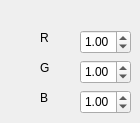
     <widget class="QWidget" name="especular">
      <attribute name="title">
       <string>Especular</string>
      </attribute>
      <widget class="QLabel" name="label_82">
       <property name="geometry">
        <rect>
         <x>40</x>
         <y>30</y>
         <width>21</width>
         <height>16</height>
        </rect>
       </property>
       <property name="text">
        <string>R</string>
       </property>
      </widget>
      <widget class="QLabel" name="label_83">
       <property name="geometry">
        <rect>
         <x>40</x>
         <y>60</y>
         <width>21</width>
         <height>16</height>
        </rect>
       </property>
       <property name="text">
        <string>G</string>
       </property>
      </widget>
      <widget class="QDoubleSpinBox" name="doubleSpinBox_35">
       <property name="geometry">
        <rect>
         <x>80</x>
         <y>30</y>
         <width>51</width>
         <height>24</height>
        </rect>
       </property>
       <property name="maximum">
        <double>255.000000000000000</double>
       </property>
       <property name="singleStep">
        <double>0.500000000000000</double>
       </property>
       <property name="value">
        <double>1.000000000000000</double>
       </property>
      </widget>
      <widget class="QDoubleSpinBox" name="doubleSpinBox_36">
       <property name="geometry">
        <rect>
         <x>80</x>
         <y>90</y>
         <width>51</width>
         <height>24</height>
        </rect>
       </property>
       <property name="maximum">
        <double>255.000000000000000</double>
       </property>
       <property name="singleStep">
        <double>0.500000000000000</double>
       </property>
       <property name="value">
        <double>1.000000000000000</double>
       </property>
      </widget>
      <widget class="QLabel" name="label_84">
       <property name="geometry">
        <rect>
         <x>40</x>
         <y>90</y>
         <width>16</width>
         <height>16</height>
        </rect>
       </property>
       <property name="text">
        <string>B</string>
       </property>
      </widget>
      <widget class="QDoubleSpinBox" name="doubleSpinBox_37">
       <property name="geometry">
        <rect>
         <x>80</x>
         <y>60</y>
         <width>51</width>
         <height>24</height>
        </rect>
       </property>
       <property name="maximum">
        <double>255.000000000000000</double>
       </property>
       <property name="singleStep">
        <double>0.500000000000000</double>
       </property>
       <property name="value">
        <double>1.000000000000000</double>
       </property>
      </widget>
     </widget>
